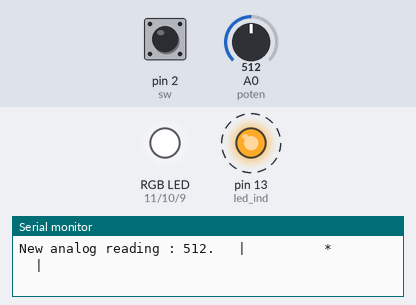
Recording of a sketch running on a simulated Arduino Uno, built with avr-gcc and run on an emulated ATmega328P. On the bench: an RGB LED mixed from three pins (HIGH = lit), output pins drawn as LEDs (lit = HIGH), the last lines printed to the serial monitor. Dashed ring = blinking. The test bench sets the inputs (shaded band); at power-on: pin 2 (sw) HIGH, A0 (poten) = 512.

Above: at 1.2 s.
1.3 s: pin 2 (sw) pulled LOW for 0.25 s
At 4.19 s:
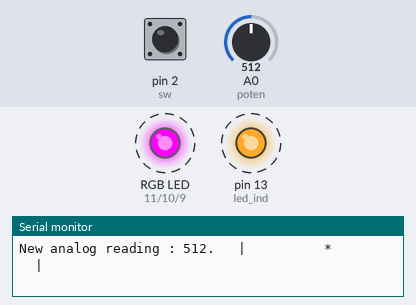
4.3 s: A0 (poten) set to 122
At 5.17 s:
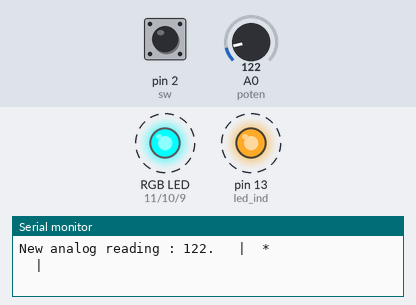
7.3 s: A0 (poten) set to 716
At 8.28 s:
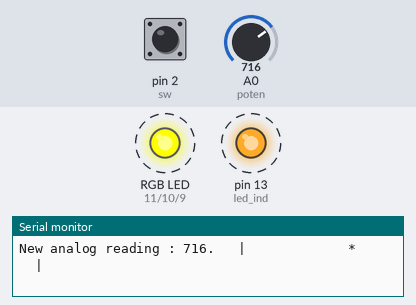
10.3 s: A0 (poten) set to 90
13.3 s: pin 2 (sw) pulled LOW for 1 s
At 13.9 s:
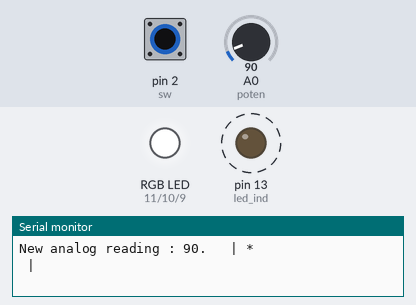
17.0 s: pin 2 (sw) pulled LOW for 3.2 s
At 17.15 s:
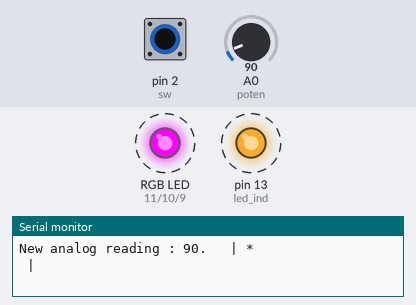
Timing chart, 0 to 22.7 s (numbered marks = the images above; inputs shaded):
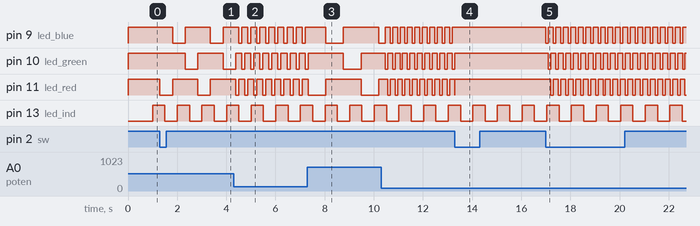

Measured:
- after the input at 1.3 s, pin 9 (led_blue): alternates HIGH for 1.0 s and LOW for 0.51 s, starting after 0.51 s; pin 10 (led_green): HIGH → LOW after 1.0 s, → HIGH 0.51 s later, → LOW 1.0 s later; pin 11 (led_red): alternates HIGH for 1.0 s and LOW for 0.51 s, starting at once
- after the input at 4.3 s, pin 9 (led_blue), pin 11 (led_red): alternates HIGH for 0.25 s and LOW for 0.12 s, starting after 0.20 s; pin 10 (led_green): alternates HIGH for 0.25 s and LOW for 0.12 s, starting after 0.32 s
- after the input at 7.3 s, pin 11 (led_red): LOW → HIGH after 0.75 s, → LOW 1.4 s later, → HIGH 0.72 s later
- after the input at 13.3 s, pin 9 (led_blue), pin 10 (led_green): stops changing and stays HIGH
- after the input at 17.0 s, pin 9 (led_blue): alternates HIGH for 0.20 s and LOW for 0.10 s, starting at once; pin 10 (led_green): alternates HIGH for 0.20 s and LOW for 0.10 s, starting after 0.10 s; pin 11 (led_red): alternates HIGH for 0.20 s and LOW for 0.10 s, starting after 0.20 s
- by itself, pin 13 (led_ind): alternates HIGH for 0.50 s and LOW for 0.50 s

The sketch:

_05_external_interrupts.ino
```cpp
// (licence header left out)
//**** Global variables used for global parameters
// Inputs :
int poten = A0; // Potentiometer
int sw = 2; // User button
// Ouputs :
int led_ind = 13;   // Arduino LED
int led_blue = 9;   // RGB LEDs
int led_green = 10; //    "
int led_red = 11;   //    "
// Shared variables
int blink_state = 0;
boolean is_blinking = false;
boolean alive_state = false;
int sensor_value = 0;
volatile boolean button_pressed = false;  // These variables need to be volatile
volatile boolean button_released = false; // to be changed in the interrupt handle
// Program parameters
unsigned long alive_period = 500;
unsigned long kikoo_period = 200;
unsigned long read_sensor_period = 200;

// Interrupts handle
void button_interrupt_handle() {
  // This function is called whenever the button changes state it should be as quick as possible.

  // Detect button pressed == falling edge on the pin
  if (digitalRead(sw) == LOW) {
    button_pressed = true;
  } else {
    // Detect button released == rising edge on the pin
    button_released = true;
  }
}

// This function is called one time when the arduino starts
void setup() {
  // Set output pins as outputs
  pinMode(led_ind, OUTPUT);
  pinMode(led_blue, OUTPUT);
  pinMode(led_green, OUTPUT);
  pinMode(led_red, OUTPUT);

  // Set default values for outputs (all LEDs OFF)
  digitalWrite(led_ind, LOW);
  digitalWrite(led_blue, HIGH);
  digitalWrite(led_red, HIGH);
  digitalWrite(led_green, HIGH);

  // Attach handles to interrupt sources
  attachInterrupt(0, button_interrupt_handle, CHANGE);

  // Open the serial link at 115200 bps
  Serial.begin(115200);
  // Be polite
  Serial.println("Hello, I'm waking up... and you ?");
}

// This function is called continuously when the arduino runs
void loop() {
  i_m_alive_loop();
  read_sensor_loop();
  kikoo_loop();
}

// Simple task to indicate that the code is not stuck somewhere
void i_m_alive_loop() {
  // This static variable will keep its value between different calls to this function
  //  but like all local variables won't be accessible from the outside of this function.
  static unsigned long last_time = 0;

  // Get the number of milliseconds ellapsed since the start of the arduino
  unsigned long cur_time = millis();

  // Only do something if a sufficient amount of time has passed by
  //  (and don't block the program to wait if not)
  if (cur_time - last_time > alive_period) {
    // Things to do periodically
    if (alive_state) {
      digitalWrite(led_ind, HIGH);
    } else {
      digitalWrite(led_ind, LOW);
    }
    alive_state = !alive_state;

    // Keep track of the last time the task was executed
    last_time = cur_time;
  }
}

// Blinken Lichten
void kikoo_loop() {
  // This static variable will keep its value between different calls to this function
  //  but like all local variables won't be accessible from the outside of this function.
  static unsigned long last_time = 0;

  // Get the number of milliseconds ellapsed since the start of the arduino
  unsigned long cur_time = millis();

  // Adapt the period of the blinking depending on the sensor value
  kikoo_period = max(100, sensor_value);

  // Change if we are blinking or not at each press of the button
  if (button_pressed) {
    is_blinking = !is_blinking;
    button_pressed = false;
  }

  // Blink if we should, else stops all LEDs
  if (!is_blinking) {
    digitalWrite(led_blue, HIGH);  // OFF
    digitalWrite(led_red, HIGH);   // OFF
    digitalWrite(led_green, HIGH); // OFF
  } else {
    // Only do something if a sufficient amount of time has passed by
    //  (and don't block the program to wait if not)
    if (cur_time - last_time > kikoo_period) {
      // Stops all LEDs
      digitalWrite(led_blue, HIGH);  // OFF
      digitalWrite(led_red, HIGH);   // OFF
      digitalWrite(led_green, HIGH); // OFF
      // Light the right one in the sequence
      switch(blink_state) {
        case 0:
          digitalWrite(led_red, LOW);
          break;
        case 1:
          digitalWrite(led_blue, LOW);
          break;
        case 2:
          digitalWrite(led_green, LOW);
          break;
      }

      // Go to next blinking state
      blink_state = (blink_state + 1) % 3;

      last_time = cur_time;
    }
  }
}

// This task reads the sensor input and relays the value to the computer
void read_sensor_loop() {
  // This static variable will keep its value between different calls to this function
  //  but like all local variables won't be accessible from the outside of this function.
  static unsigned long last_time = 0;

  // Get the number of milliseconds ellapsed since the start of the arduino
  unsigned long cur_time = millis();

  // Only do something if a sufficient amount of time has passed by
  //  (and don't block the program to wait if not)
  if (cur_time - last_time > read_sensor_period) {
    // Read the potentiometer input
    sensor_value = analogRead(poten);

    // Send the value to the computer
    Serial.print("New analog reading : ");
    Serial.print(sensor_value);
    // Display a simple graph of the value
    Serial.print(". \t|");
    for (int i=0; i < 20; i++) {
      if (i == sensor_value*20/1024) {
        Serial.print("*");
      } else {
        Serial.print(" ");
      }
    }
    Serial.println("|");

    last_time = cur_time;
  }
}
```
